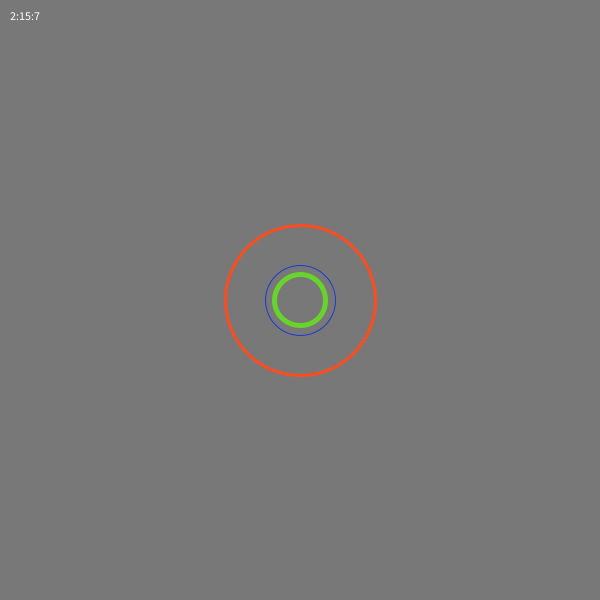
Frame 1 (no input)
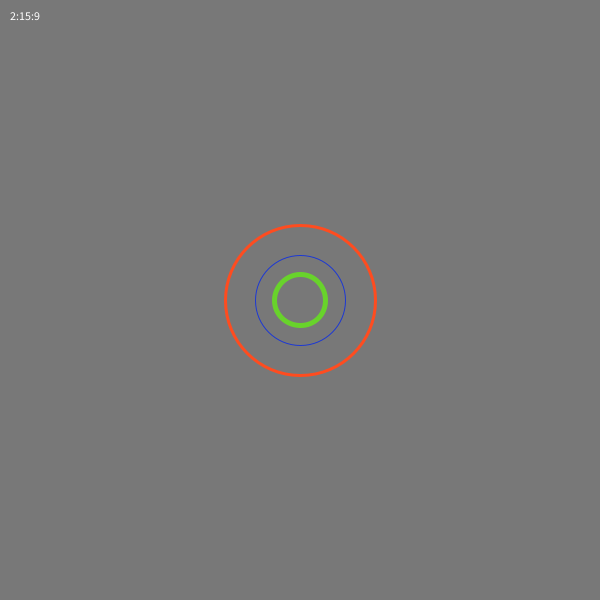
Frame 60 (the mouse pressed at the canvas centre just before this capture)
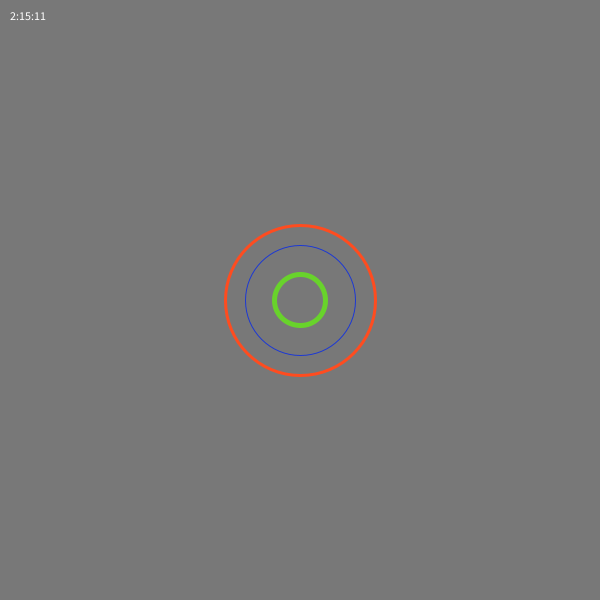
Frame 120 (the mouse held since frame 60 and released just before this capture)

The Processing sketch that drew these frames (run headless with seeded random() and noise(); from frame 60 on, the mouse is pressed at the canvas centre):

// Processing sketch: processing_106130
// ── processing_106130.pde

float hourX;
float minuteX;
float secondX;

void setup() {
  size(600, 600);
  
}

void draw() {
  background(120);
  noFill();
  hourX = map(hour(), 0, 23, 0, (width-10)); 
  minuteX = map(minute(), 0, 59, 0, (width-10)); 
  secondX = map(second(), 0, 59, 0, (width-10)); 
  text((hour() + ":" + minute() + ":"+second()), 10, 20);


  stroke(#68D32B);
  strokeWeight(5);
  ellipse(width/2, height/2, hourX, hourX); 
  stroke(#FF4C1F);
  strokeWeight(3);
  ellipse(width/2, height/2, minuteX, minuteX); 
  stroke(#1C38D3);
  strokeWeight(1);
  ellipse(width/2, height/2, secondX, secondX);
}
